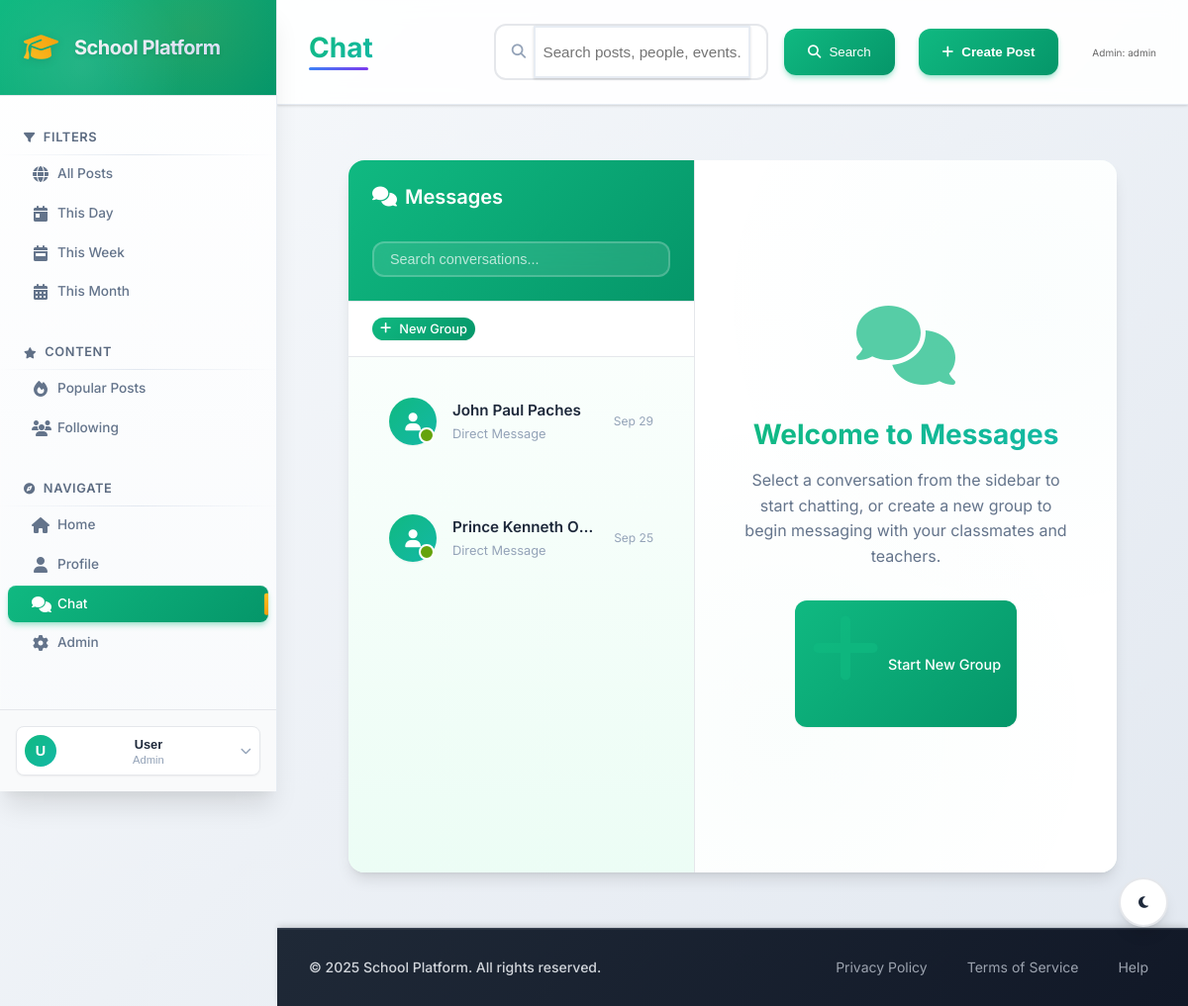
Before: /public/chat.php (signed in) with the older database file.
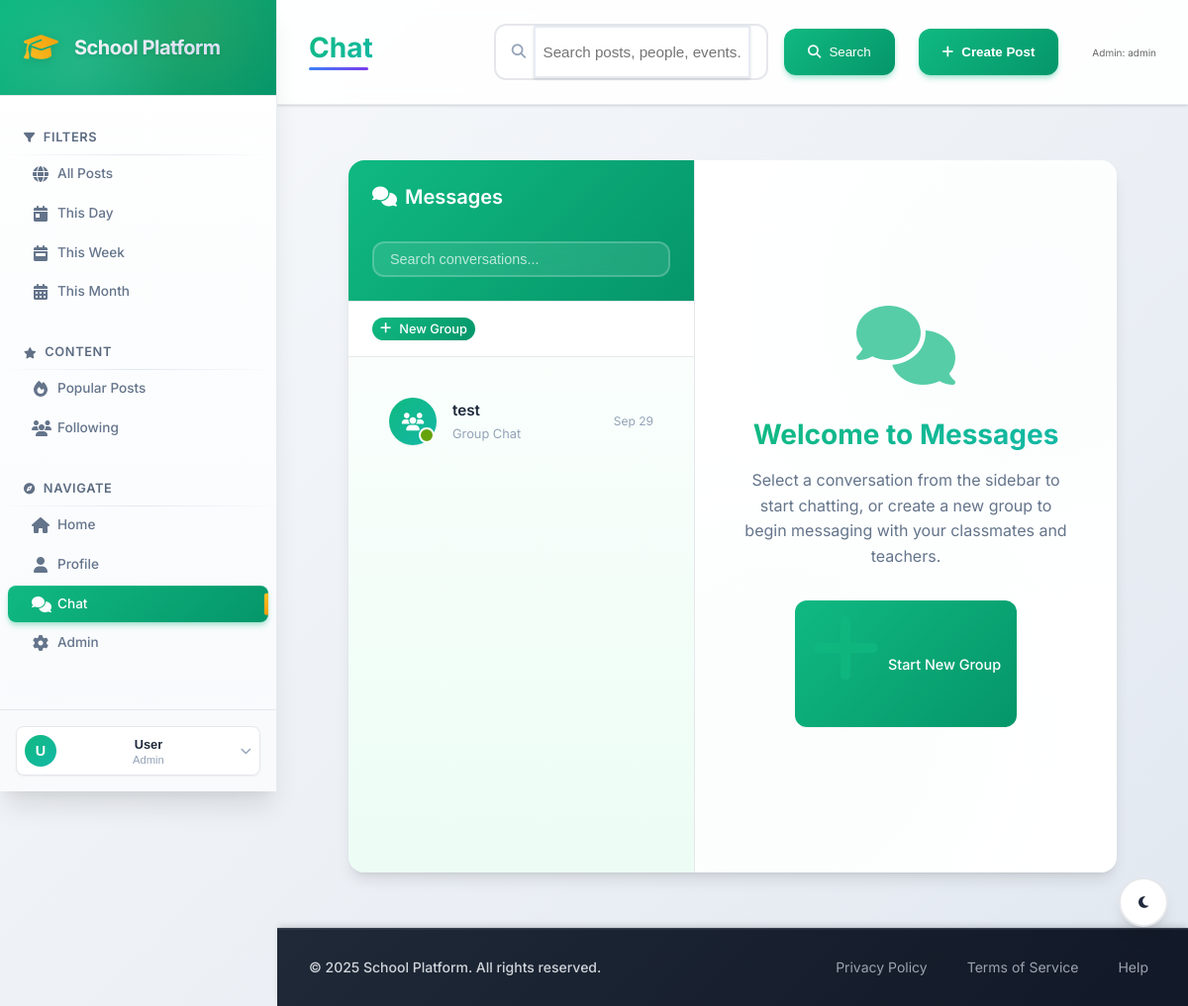
After: the same page with the newer database file.
### tables this page shows
CREATE TABLE `chat_rooms` (
  `id` int(10) UNSIGNED NOT NULL,
  `name` varchar(255) DEFAULT NULL,
  `is_group` tinyint(1) NOT NULL DEFAULT 0,
  `created_by` int(10) UNSIGNED DEFAULT NULL,
  `created_at` timestamp NOT NULL DEFAULT current_timestamp()
);

CREATE TABLE `users` (
  `id` int(10) UNSIGNED NOT NULL,
  `name` varchar(100) NOT NULL,
  `email` varchar(150) NOT NULL,
  `password` varchar(255) NOT NULL,
  `role` enum('admin','student','user') NOT NULL DEFAULT 'student',
  `contact_number` varchar(30) DEFAULT NULL,
  `student_id` varchar(20) DEFAULT NULL,
  `date_of_birth` date DEFAULT NULL,
  `gender` enum('male','female','other','prefer_not_to_say') DEFAULT NULL,
  `year_level` enum('1st_year','2nd_year','3rd_year','4th_year','5th_year','graduate') DEFAULT NULL,
  `course` varchar(100) DEFAULT NULL,
  `major` varchar(100) DEFAULT NULL,
  `bio` text DEFAULT NULL,
  `hometown` varchar(100) DEFAULT NULL,
  `interests` text DEFAULT NULL,
  `emergency_contact_name` varchar(100) DEFAULT NULL,
  `emergency_contact_phone` varchar(15) DEFAULT NULL,
  `profile_visibility` enum('public','students_only','private') DEFAULT 'students_only',
  `show_email` tinyint(1) NOT NULL DEFAULT 0,
  `show_contact` tinyint(1) NOT NULL DEFAULT 0,
  `is_online` tinyint(1) NOT NULL DEFAULT 0,
  `created_at` timestamp NOT NULL DEFAULT current_timestamp(),
  `is_blocked` tinyint(1) DEFAULT 0,
  `blocked_at` timestamp NULL DEFAULT NULL,
  `blocked_reason` text DEFAULT NULL
);

### src/Controller/ChatController.php (called while the page is built, shortened)
<?php
class ChatController
{
    private $pdo;
    public function __construct($pdo)
    {
        $this->pdo = $pdo;
    }
    public function listUserRooms($userId)
    {
        try {
            $check = $this->pdo->query("SHOW TABLES LIKE 'chat_members'");
            if ($check && $check->rowCount() > 0) {
                $stmt = $this->pdo->prepare('
                    SELECT cr.id, cr.name, cr.is_group, cr.created_at,
                           (SELECT MAX(m2.created_at) FROM messages m2 WHERE m2.chat_id = cr.id) as last_message_at
                    FROM chat_members cm
                    JOIN chat_rooms cr ON cr.id = cm.chat_id
                    WHERE cm.user_id = :uid
                    ORDER BY
                        CASE WHEN last_message_at IS NULL THEN cr.created_at ELSE last_message_at END DESC
                ');
                $stmt->execute([':uid' => $userId]);
                return $stmt->fetchAll(PDO::FETCH_ASSOC);
            }
        } catch (Exception $e) {}
        $stmt = $this->pdo->prepare('
            SELECT cr.id, cr.name, cr.is_group, cr.created_at,
                   (SELECT MAX(m2.created_at) FROM messages m2 WHERE m2.chat_id = cr.id) as last_message_at
            FROM chat_rooms cr
            WHERE cr.created_by = :uid
            ORDER BY
                CASE WHEN last_message_at IS NULL THEN cr.created_at ELSE last_message_at END DESC
        ');
        $stmt->execute([':uid' => $userId]);
        return $stmt->fetchAll(PDO::FETCH_ASSOC);
    }
    public function getRoomTitle($roomId, $currentUserId)
    {
        try {
            $s = $this->pdo->prepare('SELECT name, is_group, created_by FROM chat_rooms WHERE id = :id');
            $s->execute([':id' => $roomId]);
            $r = $s->fetch(PDO::FETCH_ASSOC);
            if ((int)$r['is_group'] === 1) return $r['name'] ?: 'Group';
            $check = $this->pdo->query("SHOW TABLES LIKE 'chat_members'");
            if ($check && $check->rowCount() > 0) {
                $s2 = $this->pdo->prepare('SELECT u.name FROM chat_members cm JOIN users u ON u.id = cm.user_id WHERE cm.chat_id = :chat AND cm.user_id <> :me LIMIT 1');
                $s2->execute([':chat' => $roomId, ':me' => $currentUserId]);
                $o = $s2->fetch(PDO::FETCH_ASSOC);
                if ($o && !empty($o['name'])) {
                    return $o['name'];
                }
            }
            return 'Direct chat';
        } catch (Exception $e) {
            return 'Chat';
        }
    }
}

### public/chat.php (the view, shortened to what the changed rows need)
<?php
require_once '../config/database.php';
require_once __DIR__ . '/../src/Controller/ChatController.php';
$chatController = new ChatController($pdo);
$userRooms = [];
if (isset($_SESSION['user_id'])) {
    $userRooms = $chatController->listUserRooms($_SESSION['user_id']);
}
?>
<?php require_once __DIR__ . '/../src/View/header.php'; ?>
<div class="chat-container">
    <div class="chat-sidebar">
        <div class="users-list">
            <?php if (empty($userRooms)): ?>
                <div class="no-chats">
                    <i class="fas fa-comments"></i>
                    <p>No conversations yet</p>
                    <small>Start a new group chat or message someone to begin</small>
                </div>
            <?php else: ?>
                <?php foreach ($userRooms as $room): ?>
                    <?php
                    $isGroup = (int)$room['is_group'] === 1;
                    $roomTitle = $chatController->getRoomTitle($room['id'], $_SESSION['user_id']);
                    $isActive = (isset($_GET['room']) && $_GET['room'] == $room['id']) ||
                               (isset($_GET['group']) && $_GET['group'] == $room['id']);
                    $roomUrl = $isGroup ? "chat.php?group={$room['id']}" : "chat.php?room={$room['id']}";
                    ?>
                    <div class="user-item <?php echo $isActive ? 'active' : ''; ?>">
                        <a href="<?php echo $roomUrl; ?>" class="user-link">
                            <div class="user-item-avatar">
                                <?php if ($isGroup): ?>
                                    <i class="fas fa-users"></i>
                                <?php else: ?>
                                    <i class="fas fa-user"></i>
                                <?php endif; ?>
                            </div>
                            <div class="user-item-info">
                                <div class="user-item-name"><?php echo htmlspecialchars($roomTitle); ?></div>
                                <div class="user-item-role"><?php echo $isGroup ? 'Group Chat' : 'Direct Message'; ?></div>
                            </div>
                            <div class="chat-time">
                                <?php echo date('M j', strtotime($room['created_at'])); ?>
                            </div>
                        </a>
                    </div>
                <?php endforeach; ?>
            <?php endif; ?>
        </div>
    </div>
</div>
<?php require_once __DIR__ . '/../src/View/footer.php'; ?>

Changed rows visible on the page:
removed chat_rooms: is_group 0 (drawn), id.name "John Paul Paches", created_at "Sep 29"
removed chat_rooms: is_group 0 (drawn), id.name "Prince Kenneth O…", created_at "Sep 25"
added chat_rooms: is_group 1 (drawn), roomTitle "test", created_at "Sep 29"
